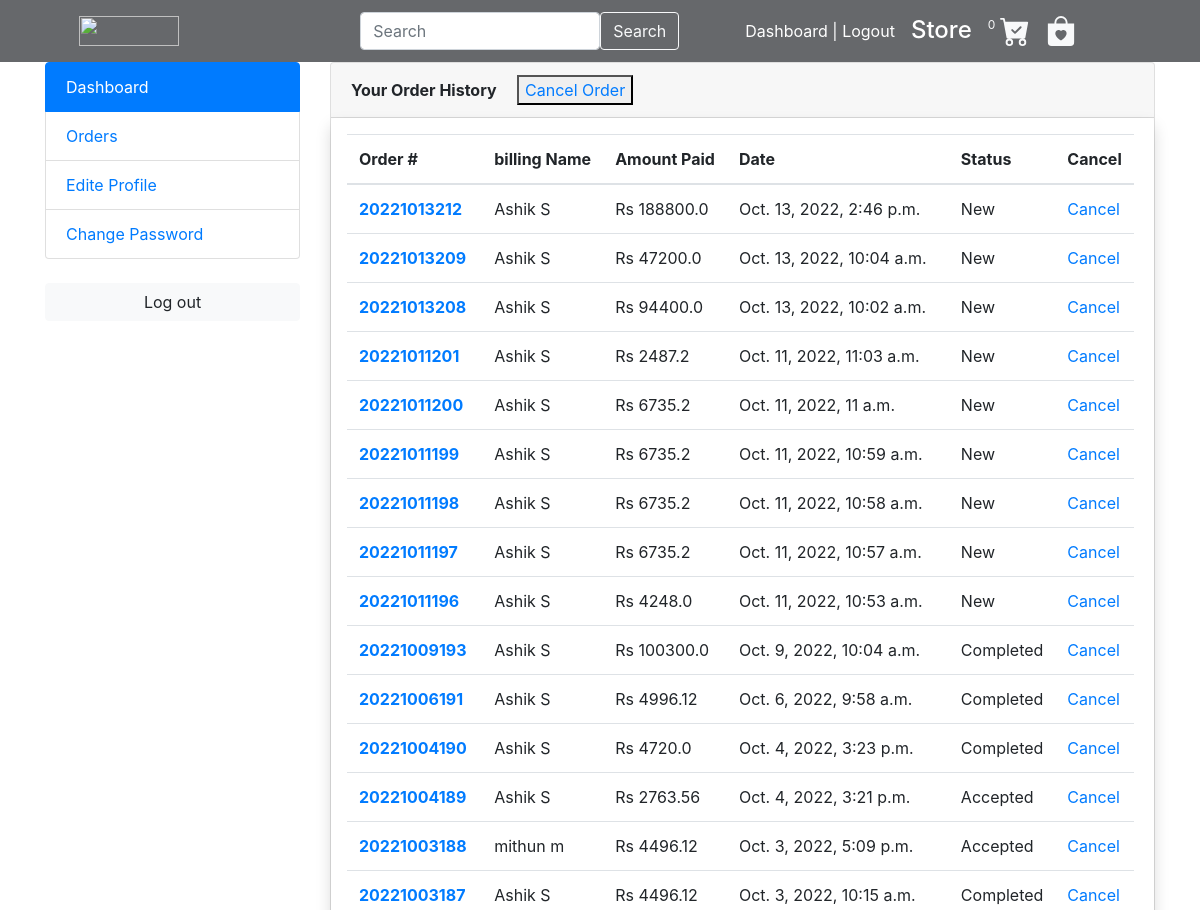
Page /my_orders (signed in, upper part) on the earlier database version.
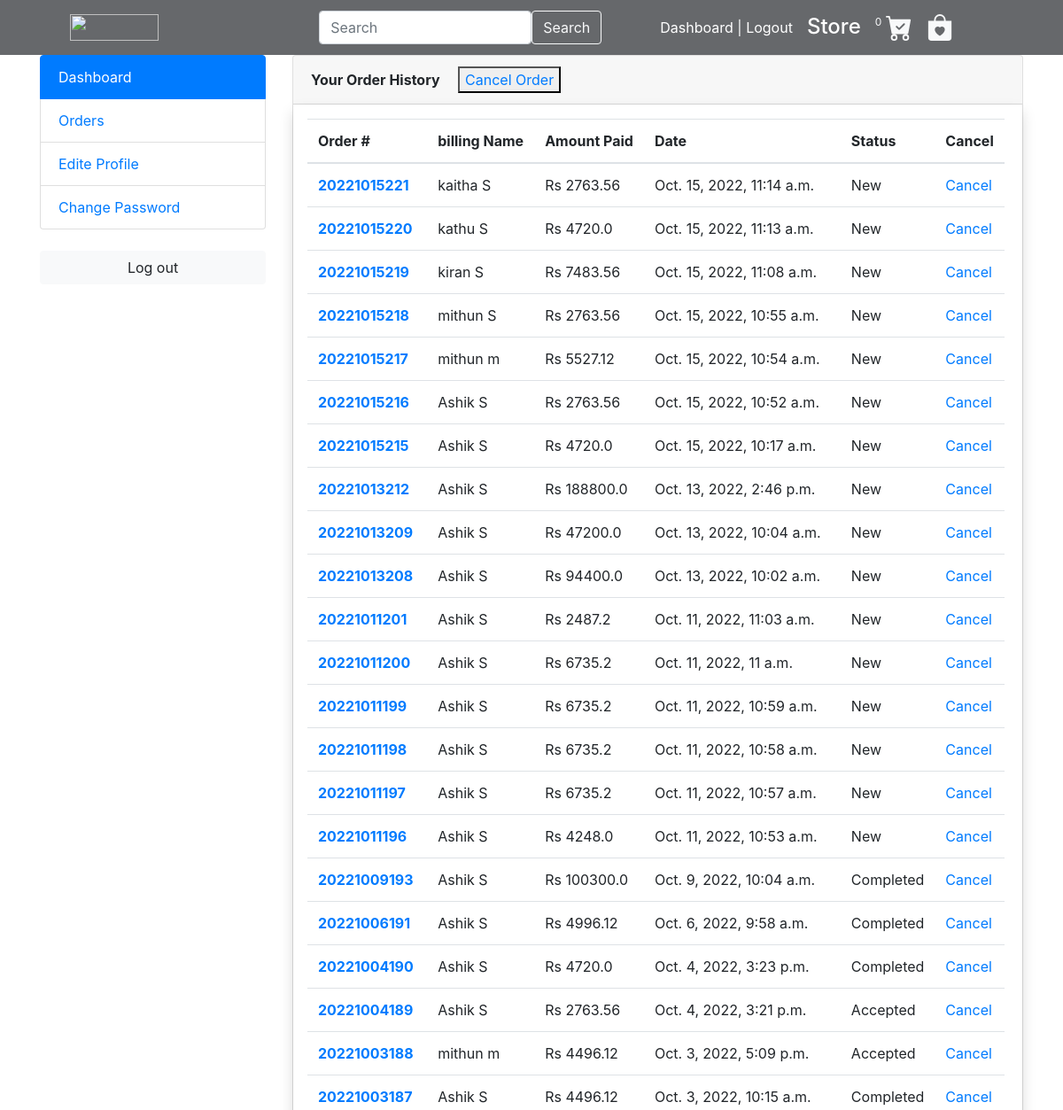
Same page on the later database version.
### orders/models.py (models this page shows, shortened)
class Order(models.Model):
    STATUS = (
        ('New', 'New'),
        ('Accepted', 'Accepted'),
        ('Completed', 'Completed'),
        ('Cancelled', 'Cancelled'),
    )
    user = models.ForeignKey(Account, on_delete=models.SET_NULL, null=True)
    payment = models.ForeignKey(Payment, on_delete=models.SET_NULL, blank=True, null=True)
    order_number = models.CharField(max_length=20)
    first_name = models.CharField(max_length=50)
    last_name = models.CharField(max_length=50)
    phone = models.CharField(max_length=15)
    email = models.EmailField(max_length=50)
    address_line_1 = models.CharField(max_length=50)
    address_line_2 = models.CharField(max_length=50, blank=True)
    country = models.CharField(max_length=50)
    state = models.CharField(max_length=50)
    city = models.CharField(max_length=50)
    order_note = models.CharField(max_length=100, blank=True)
    order_total = models.FloatField()
    tax = models.FloatField()
    status = models.CharField(max_length=10, choices=STATUS, default='New')
    ip = models.CharField(blank=True, max_length=20)
    is_ordered = models.BooleanField(default=False)
    created_at = models.DateTimeField(auto_now_add=True)
    updated_at = models.DateTimeField(auto_now=True)
    reduction=models.IntegerField(default=0)
    def full_name(self):
        return f'{self.first_name} {self.last_name}'

### user_app/views.py (the view)
# urls.py: path('my_orders', views.my_orders, name='my_orders'),
def my_orders(request):
    orders = Order.objects.filter(
        user=request.user, is_ordered=True
    ).order_by("-created_at")
    context = {"orders": orders}
    return render(request, "user/my_orders.html", context)

### cart/context_processors.py (called while the page is built)
def counder(request):
    cart_count = 0
    if 'admin' in request.path:
        return {}
    else:
        try:
            cart = Cart.objects.filter(cart_id=_cart_id(request))
            if request.user.is_authenticated:
                cart_items=Cartitem.objects.all().filter(user=request.user)
            else:
                cart_items = Cartitem.objects.all().filter(cart=cart[:1])
            for cart_item in cart_items:
                cart_count += cart_item.quantity
        except Cart.DoesNotExist:
            cart_count = 0
    return dict(cart_count=cart_count)

### cart/views.py (called while the page is built)
def _cart_id(request):
    cart = request.session.session_key
    if not cart:
        cart = request.session.create()
    return cart

### category/context_processors.py (called while the page is built)
def menu_links(request):
    links=category.objects.all()
    return  dict(links=links)

### templates/user/my_orders.html
{%extends "base/basecode.html" %}
{% load static %}
{%block content%}
<section class="section-conten padding-y bg">
    <div class="container">
        <div class="row">
            {%include 'base/dashbordsidebar.html'%}
            <main class="col-md-9">
                <article class="card">
                    <header class="card-header">
                        <strong class="d-inline-block mr-3">Your Order History</strong> <button><a href="{% url 'my_Cancel' %}"> Cancel Order</a></button>
                    </header>
                    {% if not orders %}
                    <h3 class="text-center mt-5" style="color: #FF7F7F;"></h3>
                    <h5 class="text-center" style="color: #313031;">It looks like you haven't made your order yet.</h5>
                    <img src="{% static './images/empty order.jpg' %}" alt="" class="center" width="100%" height="300">
                    <div class="text-center mb-4">
                        <a href="{% url 'storepage' %}" class="btn btn-primary col-6">Shop Now</a>
                    </div>
                    {% else %}
                    <div class="card-body  shadow p-3 mb-5 bg-white rounded">
                        <div class="row ">
                            <div class="col-md-12 ">
                                <table class="table table-hover table-responsive">
                                    <thead>
                                    <tr>
                                        <a>
                                            <th scope="col">Order #</th>
                                        </a>
                                        <th scope="col">billing  Name</th>
                                        <th scope="col">Amount Paid</th>
                                        <th scope="col">Date</th>
                                        <th scope="col">Status</th>
                                        <th scope="col">Cancel</th>
                                    </tr>
                                    </thead>
                                    <tbody>
                                    {% for order in orders %}
                                    <tr>
                                        <th scope="row"><a href="{% url 'OrderDetails' order.order_number %}">{{order.order_number}}</a>
                                        </th>
                                        <td>{{order.full_name}}</td>
                                        <td>Rs {{order.order_total}}</td>
                                        <td>{{order.created_at}}</td>
                                        <td>{{order.status}}</td>
                                        <td><a href="{% url 'OrderCancel' order.order_number %}"> Cancel </a></td>
                                    </tr>
                                    {% endfor %}
                                    </tbody>
                                </table>
                            </div>
                        </div>
                    </div>
                    {% endif %}
                </article>
            </main>
        </div>
    </div>
</section>
{%endblock%}

Differences in the rows shown:
added Order: order_number "20221015221", full_name "kaitha S", order_total "2763.56", created_at "Oct. 15, 2022, 11:14 a.m.", status "New"
added Order: order_number "20221015220", full_name "kathu S", order_total "4720.0", created_at "Oct. 15, 2022, 11:13 a.m.", status "New"
added Order: order_number "20221015219", full_name "kiran S", order_total "7483.56", created_at "Oct. 15, 2022, 11:08 a.m.", status "New"
added Order: order_number "20221015218", full_name "mithun S", order_total "2763.56", created_at "Oct. 15, 2022, 10:55 a.m.", status "New"
added Order: order_number "20221015217", full_name "mithun m", order_total "5527.12", created_at "Oct. 15, 2022, 10:54 a.m.", status "New"
added Order: order_number "20221015216", full_name "Ashik S", order_total "2763.56", created_at "Oct. 15, 2022, 10:52 a.m.", status "New"
added Order: order_number "20221015215", full_name "Ashik S", order_total "4720.0", created_at "Oct. 15, 2022, 10:17 a.m.", status "New"
